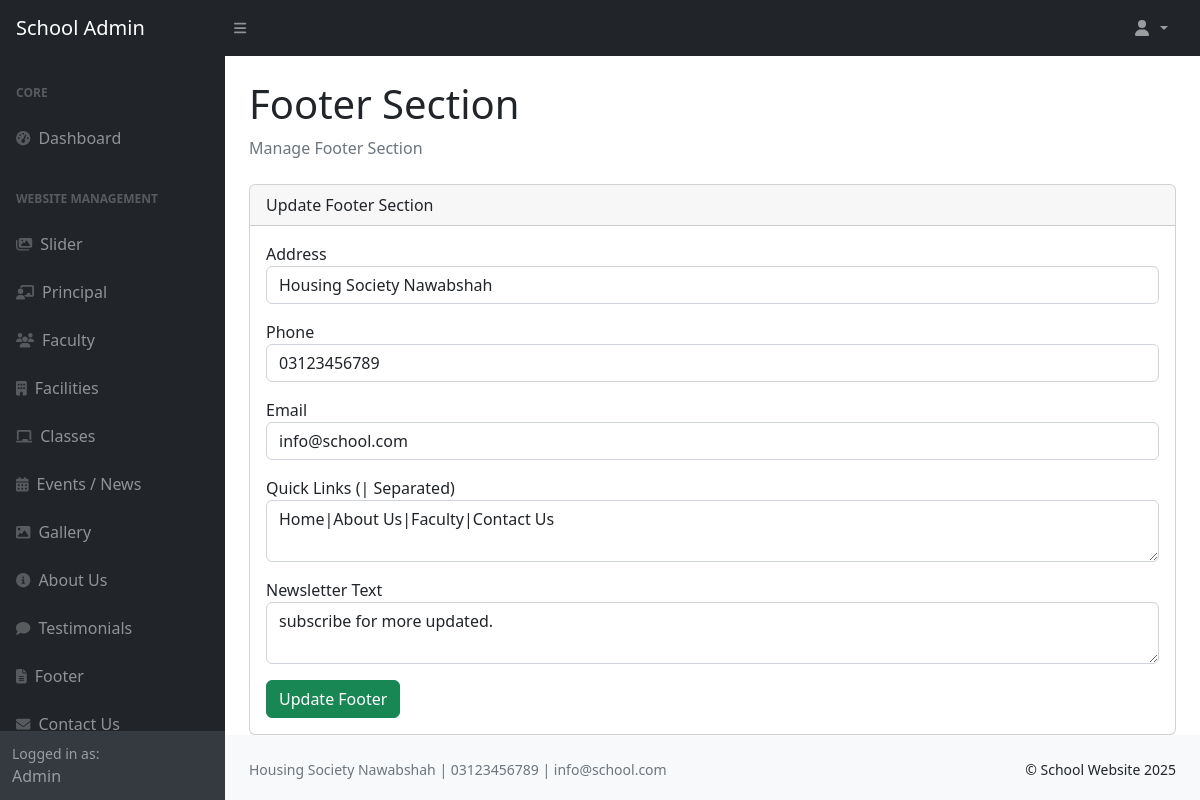
The page /admin/footer.php (signed in) on the database as committed earlier.
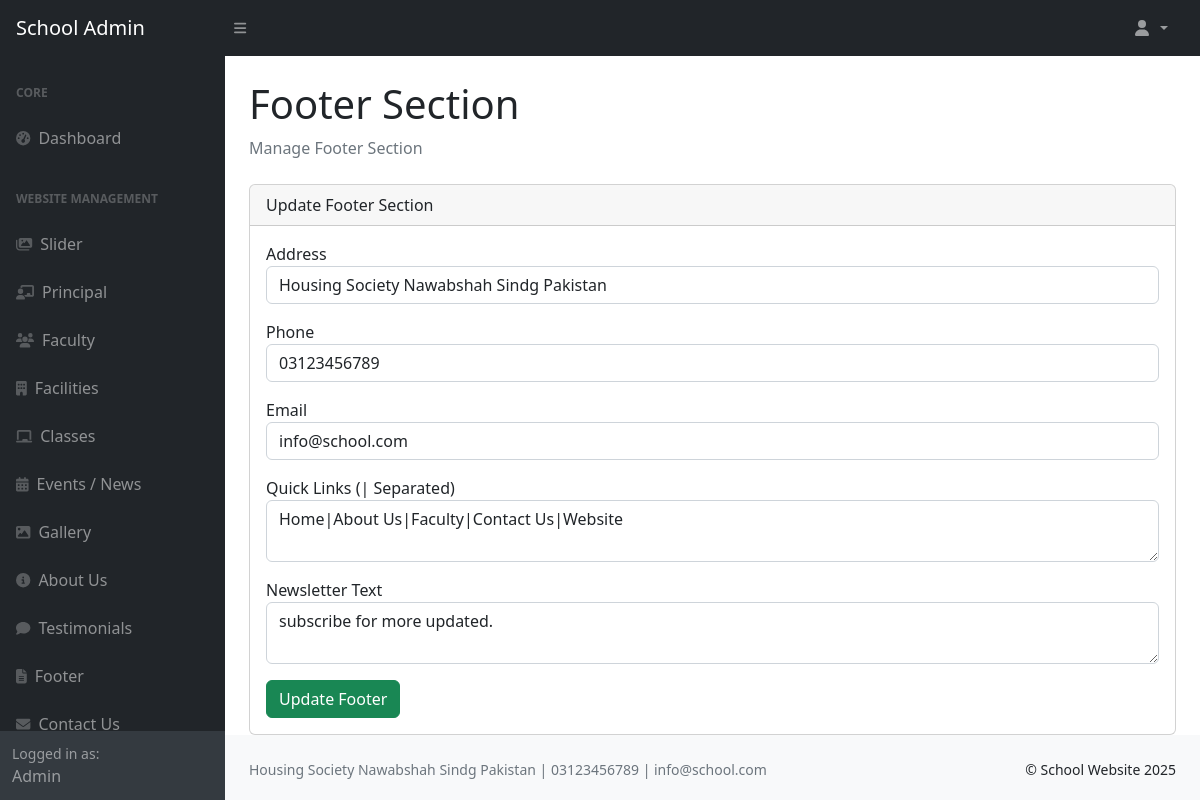
The same page on the database as committed later.
### tables this page shows
CREATE TABLE `footer` (
  `id` int(11) NOT NULL,
  `address` varchar(255) DEFAULT NULL,
  `phone` varchar(50) DEFAULT NULL,
  `email` varchar(100) DEFAULT NULL,
  `quick_links` text DEFAULT NULL,
  `newsletter_text` text DEFAULT NULL
);

### admin/footer.php (the view, shortened to what this page needs)
<?php
include 'db.php';
$data = mysqli_fetch_assoc(mysqli_query($conn, "SELECT `id`, `address`, `phone`, `email`, `quick_links`, `newsletter_text` FROM `footer` LIMIT 1"));
?>
<!DOCTYPE html>
<html lang="en">
<head>
    <link href="css/styles.css" rel="stylesheet" />
    <link href="https://cdn.jsdelivr.net/npm/bootstrap@5.2.3/dist/css/bootstrap.min.css" rel="stylesheet">
</head>
<body class="sb-nav-fixed">
    <?php include 'file/navbar.php'; ?>
    <div id="layoutSidenav">
        <?php include 'file/sidebar.php'; ?>
        <div id="layoutSidenav_content">
            <main>
                <div class="container-fluid px-4">
                    <h1 class="mt-4">Footer Section</h1>
                    <ol class="breadcrumb mb-4">
                        <li class="breadcrumb-item active">Manage Footer Section</li>
                    </ol>
                    <div class="card">
                        <div class="card-header">Update Footer Section</div>
                        <div class="card-body">
                            <form method="POST">
                                <div class="mb-3">
                                    <label>Address</label>
                                    <input type="text" name="address" class="form-control" value="<?php echo $data['address']; ?>" required>
                                </div>
                                <div class="mb-3">
                                    <label>Phone</label>
                                    <input type="text" name="phone" class="form-control" value="<?php echo $data['phone']; ?>" required>
                                </div>
                                <div class="mb-3">
                                    <label>Email</label>
                                    <input type="email" name="email" class="form-control" value="<?php echo $data['email']; ?>" required>
                                </div>
                                <div class="mb-3">
                                    <label>Quick Links (| Separated)</label>
                                    <textarea name="quick_links" class="form-control" required><?php echo $data['quick_links']; ?></textarea>
                                </div>
                                <div class="mb-3">
                                    <label>Newsletter Text</label>
                                    <textarea name="newsletter_text" class="form-control" required><?php echo $data['newsletter_text']; ?></textarea>
                                </div>
                                <button type="submit" name="update_footer" class="btn btn-success">Update Footer</button>
                            </form>
                        </div>
                    </div>
                </div>
            </main>
            <footer class="py-4 bg-light mt-auto">
                <div class="container-fluid px-4">
                    <div class="d-flex align-items-center justify-content-between small">
                        <div class="text-muted">
                            <?php echo $data['address']; ?> | <?php echo $data['phone']; ?> | <?php echo $data['email']; ?>
                        </div>
                        <div>
                            &copy; School Website 2025
                        </div>
                    </div>
                </div>
            </footer>
        </div>
    </div>
</body>
</html>

Rows that differ between the two databases and show on the page:
changed footer "info@school.com": address "Housing Society Nawabshah" → "Housing Society Nawabshah Sindg Pakistan"; quick_links "Home|About Us|Faculty|Contact Us" → "Home|About Us|Faculty|Contact Us|Website"
